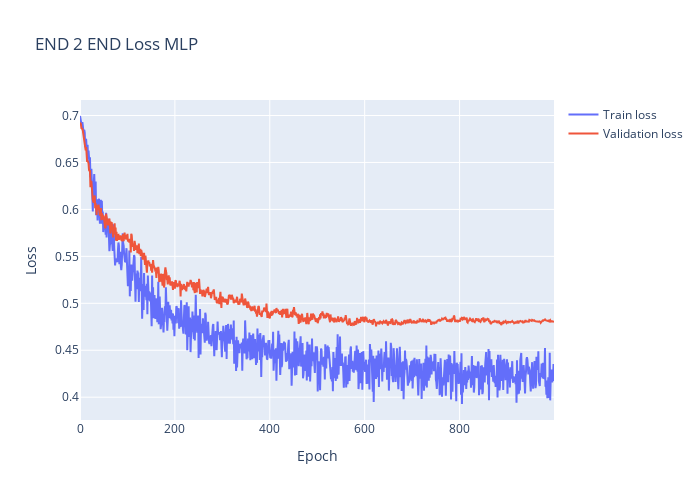
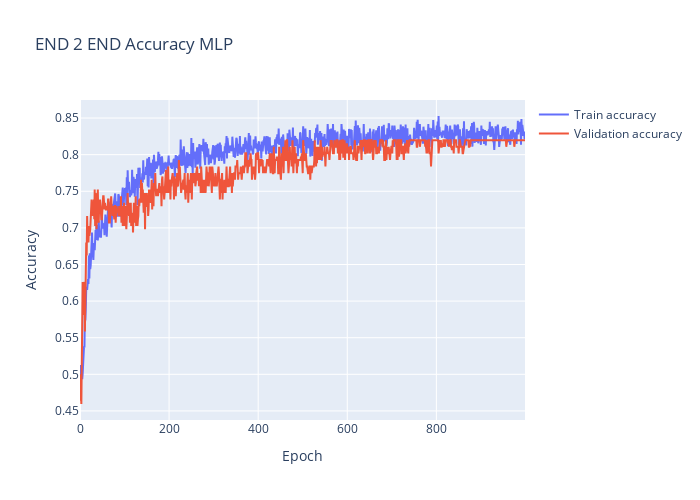

These figures' notebook cell, in order:
### Code cell
#PLOT HISTORY
plt.clf()
fig = go.Figure()
fig.add_trace(go.Scatter(
                    y=history.history['loss'],
                    name='Train loss'))
fig.add_trace(go.Scatter(
                    y=history.history['val_loss'],
                    name='Validation loss'))
fig.update_layout(height=500, 
                width=700,
                title='END 2 END Loss MLP',
                xaxis_title='Epoch',
                yaxis_title='Loss')
fig.show()
plotly_plot(fig, filename=str(Path(graphPath / Path("training MLP loss.html"))), auto_open=False)


fig = go.Figure()
fig.add_trace(go.Scatter(
                    # y=history.history['categorical_accuracy'],
                    y=history.history['binary_accuracy'],
                    name='Train accuracy'))
fig.add_trace(go.Scatter(
                    # y=history.history['val_categorical_accuracy'],
                    y=history.history['val_binary_accuracy'],
                    name='Validation accuracy'))

fig.update_layout(height=500, 
                width=700,
                title='END 2 END Accuracy MLP',
                xaxis_title='Epoch',
                yaxis_title='Accuracy')
fig.show()
plotly_plot(fig, filename=str(Path(graphPath / Path("training MLP accuracy.html"))), auto_open=False)

fig = go.Figure()
fig.add_trace(go.Scatter(
                    y=history.history['f1_score'],
                    name='Train F1 score'))
fig.add_trace(go.Scatter(
                    y=history.history['val_f1_score'],
                    name='Validation F1 score'))

fig.update_layout(height=500, 
                width=700,
                title='END 2 END Accuracy MLP',
                xaxis_title='Epoch',
                yaxis_title='F1 score')
fig.show()
plotly_plot(fig, filename=str(Path(graphPath / Path("training MLP F1 score.html"))), auto_open=False)

### Figure 1 — Plotly figure (JSON) as saved in the notebook; plotly's stock layout.template omitted (floating-point values rounded to 4 significant figures; data arrays with more than 128 entries replaced by an {"elided": "..."} marker saying what was removed)
{"data": [{"name": "Train loss", "type": "scatter", "y": {"elided": "1000 float values"}}, {"name": "Validation loss", "type": "scatter", "y": {"elided": "1000 float values"}}], "layout": {"height": 500, "title": {"text": "END 2 END Loss MLP"}, "width": 700, "xaxis": {"title": {"text": "Epoch"}}, "yaxis": {"title": {"text": "Loss"}}}}

### Figure 2 — Plotly figure (JSON) as saved in the notebook; plotly's stock layout.template omitted (floating-point values rounded to 4 significant figures; data arrays with more than 128 entries replaced by an {"elided": "..."} marker saying what was removed)
{"data": [{"name": "Train accuracy", "type": "scatter", "y": {"elided": "1000 float values"}}, {"name": "Validation accuracy", "type": "scatter", "y": {"elided": "1000 float values"}}], "layout": {"height": 500, "title": {"text": "END 2 END Accuracy MLP"}, "width": 700, "xaxis": {"title": {"text": "Epoch"}}, "yaxis": {"title": {"text": "Accuracy"}}}}
